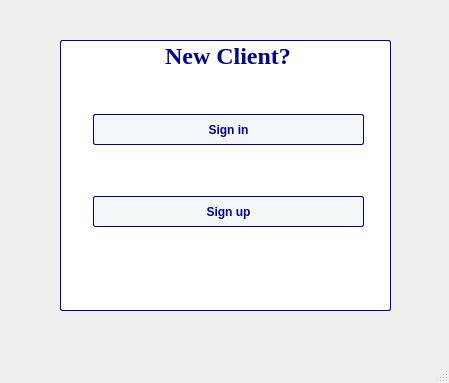
<?xml version="1.0" encoding="UTF-8"?>
<ui version="4.0">
 <class>MainWindow</class>
 <widget class="QMainWindow" name="MainWindow">
  <property name="geometry">
   <rect>
    <x>0</x>
    <y>0</y>
    <width>449</width>
    <height>383</height>
   </rect>
  </property>
  <property name="windowTitle">
   <string>MainWindow</string>
  </property>
  <widget class="QWidget" name="centralwidget">
   <widget class="QLabel" name="background_image">
    <property name="geometry">
     <rect>
      <x>-20</x>
      <y>0</y>
      <width>481</width>
      <height>361</height>
     </rect>
    </property>
    <property name="text">
     <string/>
    </property>
    <property name="pixmap">
     <pixmap>../images/back_ground_3.jpeg</pixmap>
    </property>
   </widget>
   <widget class="QGroupBox" name="groupBox">
    <property name="geometry">
     <rect>
      <x>60</x>
      <y>40</y>
      <width>331</width>
      <height>271</height>
     </rect>
    </property>
    <property name="font">
     <font>
      <family>Times New Roman</family>
      <pointsize>18</pointsize>
      <bold>true</bold>
     </font>
    </property>
    <property name="styleSheet">
     <string notr="true">border-width: 1px;
border-style: solid;
border-color: darkblue;
border-radius: 2px;
font-weight: bold;
color: darkblue;
background-color: white;</string>
    </property>
    <property name="title">
     <string>New Client?</string>
    </property>
    <property name="alignment">
     <set>Qt::AlignCenter</set>
    </property>
    <widget class="QPushButton" name="pushButton">
     <property name="geometry">
      <rect>
       <x>33</x>
       <y>74</y>
       <width>271</width>
       <height>31</height>
      </rect>
     </property>
     <property name="styleSheet">
      <string notr="true">border-width: 1px;
border-style: solid;
border-color: darkblue;
border-radius: 2px;
font-weight: bold;
color: darkblue;
background-color: rgb(243, 247, 247);</string>
     </property>
     <property name="text">
      <string>Sign in</string>
     </property>
    </widget>
    <widget class="QPushButton" name="pushButton_2">
     <property name="geometry">
      <rect>
       <x>33</x>
       <y>156</y>
       <width>271</width>
       <height>31</height>
      </rect>
     </property>
     <property name="styleSheet">
      <string notr="true">border-width: 1px;
border-style: solid;
border-color: darkblue;
border-radius: 2px;
font-weight: bold;
color: darkblue;
background-color: rgb(243, 247, 247);</string>
     </property>
     <property name="text">
      <string>Sign up</string>
     </property>
     <property name="iconSize">
      <size>
       <width>20</width>
       <height>20</height>
      </size>
     </property>
    </widget>
   </widget>
  </widget>
  <widget class="QStatusBar" name="statusbar"/>
 </widget>
 <resources/>
 <connections/>
</ui>
